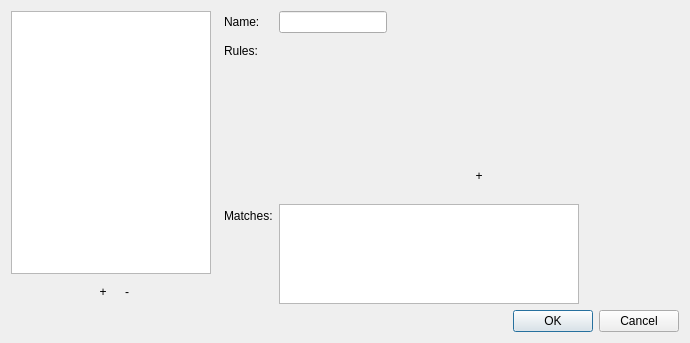
<?xml version="1.0" encoding="UTF-8"?>
<ui version="4.0">
 <class>ViewFilterDialog</class>
 <widget class="QDialog" name="ViewFilterDialog">
  <property name="windowModality">
   <enum>Qt::WindowModal</enum>
  </property>
  <property name="geometry">
   <rect>
    <x>0</x>
    <y>0</y>
    <width>690</width>
    <height>343</height>
   </rect>
  </property>
  <property name="windowTitle">
   <string>View Filters</string>
  </property>
  <layout class="QVBoxLayout">
   <item>
    <layout class="QHBoxLayout" name="horizontalLayout">
     <item>
      <layout class="QVBoxLayout" name="verticalLayout_2">
       <item>
        <widget class="QListWidget" name="filterList">
         <property name="sizePolicy">
          <sizepolicy hsizetype="Fixed" vsizetype="Expanding">
           <horstretch>0</horstretch>
           <verstretch>0</verstretch>
          </sizepolicy>
         </property>
         <property name="maximumSize">
          <size>
           <width>200</width>
           <height>16777215</height>
          </size>
         </property>
        </widget>
       </item>
       <item>
        <layout class="QHBoxLayout" name="horizontalLayout_2">
         <property name="spacing">
          <number>0</number>
         </property>
         <item>
          <spacer name="horizontalSpacer_2">
           <property name="orientation">
            <enum>Qt::Horizontal</enum>
           </property>
           <property name="sizeType">
            <enum>QSizePolicy::Expanding</enum>
           </property>
           <property name="sizeHint" stdset="0">
            <size>
             <width>20</width>
             <height>0</height>
            </size>
           </property>
          </spacer>
         </item>
         <item>
          <widget class="QToolButton" name="addFilterButton">
           <property name="minimumSize">
            <size>
             <width>24</width>
             <height>24</height>
            </size>
           </property>
           <property name="maximumSize">
            <size>
             <width>24</width>
             <height>24</height>
            </size>
           </property>
           <property name="toolTip">
            <string>Add Filter</string>
           </property>
           <property name="text">
            <string>+</string>
           </property>
           <property name="autoRaise">
            <bool>true</bool>
           </property>
          </widget>
         </item>
         <item>
          <widget class="QToolButton" name="removeFilterButton">
           <property name="minimumSize">
            <size>
             <width>24</width>
             <height>24</height>
            </size>
           </property>
           <property name="maximumSize">
            <size>
             <width>24</width>
             <height>24</height>
            </size>
           </property>
           <property name="toolTip">
            <string>Remove Filter</string>
           </property>
           <property name="text">
            <string>-</string>
           </property>
           <property name="autoRaise">
            <bool>true</bool>
           </property>
          </widget>
         </item>
         <item>
          <spacer name="horizontalSpacer">
           <property name="orientation">
            <enum>Qt::Horizontal</enum>
           </property>
           <property name="sizeType">
            <enum>QSizePolicy::Expanding</enum>
           </property>
           <property name="sizeHint" stdset="0">
            <size>
             <width>20</width>
             <height>0</height>
            </size>
           </property>
          </spacer>
         </item>
        </layout>
       </item>
      </layout>
     </item>
     <item>
      <layout class="QFormLayout" name="filterWidgetsLayout">
       <property name="fieldGrowthPolicy">
        <enum>QFormLayout::FieldsStayAtSizeHint</enum>
       </property>
       <item row="0" column="0">
        <widget class="QLabel" name="nameLabel">
         <property name="text">
          <string>Name:</string>
         </property>
        </widget>
       </item>
       <item row="0" column="1">
        <widget class="QLineEdit" name="nameLineEdit"/>
       </item>
       <item row="1" column="0">
        <widget class="QLabel" name="rulesLabel">
         <property name="text">
          <string>Rules:</string>
         </property>
        </widget>
       </item>
       <item row="1" column="1">
        <layout class="QVBoxLayout" name="verticalLayout_3">
         <item>
          <widget class="QFrame" name="frame">
           <property name="sizePolicy">
            <sizepolicy hsizetype="Fixed" vsizetype="MinimumExpanding">
             <horstretch>0</horstretch>
             <verstretch>0</verstretch>
            </sizepolicy>
           </property>
           <property name="minimumSize">
            <size>
             <width>400</width>
             <height>100</height>
            </size>
           </property>
           <property name="maximumSize">
            <size>
             <width>400</width>
             <height>200</height>
            </size>
           </property>
           <property name="frameShape">
            <enum>QFrame::NoFrame</enum>
           </property>
           <property name="frameShadow">
            <enum>QFrame::Raised</enum>
           </property>
           <layout class="QVBoxLayout" name="verticalLayout">
            <property name="spacing">
             <number>0</number>
            </property>
            <property name="leftMargin">
             <number>0</number>
            </property>
            <property name="topMargin">
             <number>0</number>
            </property>
            <property name="rightMargin">
             <number>0</number>
            </property>
            <property name="bottomMargin">
             <number>0</number>
            </property>
            <item>
             <widget class="QScrollArea" name="scrollArea">
              <property name="sizePolicy">
               <sizepolicy hsizetype="Preferred" vsizetype="MinimumExpanding">
                <horstretch>0</horstretch>
                <verstretch>0</verstretch>
               </sizepolicy>
              </property>
              <property name="frameShape">
               <enum>QFrame::NoFrame</enum>
              </property>
              <widget class="QWidget" name="scrollAreaWidgetContents">
               <property name="geometry">
                <rect>
                 <x>0</x>
                 <y>0</y>
                 <width>396</width>
                 <height>76</height>
                </rect>
               </property>
               <property name="sizePolicy">
                <sizepolicy hsizetype="Preferred" vsizetype="Minimum">
                 <horstretch>0</horstretch>
                 <verstretch>0</verstretch>
                </sizepolicy>
               </property>
               <layout class="QVBoxLayout" name="verticalLayout_5">
                <property name="sizeConstraint">
                 <enum>QLayout::SetFixedSize</enum>
                </property>
                <property name="leftMargin">
                 <number>0</number>
                </property>
                <property name="topMargin">
                 <number>0</number>
                </property>
                <property name="rightMargin">
                 <number>0</number>
                </property>
                <property name="bottomMargin">
                 <number>0</number>
                </property>
                <item>
                 <layout class="QVBoxLayout" name="filterRuleLayout">
                  <property name="spacing">
                   <number>0</number>
                  </property>
                  <property name="sizeConstraint">
                   <enum>QLayout::SetFixedSize</enum>
                  </property>
                 </layout>
                </item>
               </layout>
              </widget>
             </widget>
            </item>
           </layout>
          </widget>
         </item>
         <item>
          <layout class="QHBoxLayout" name="horizontalLayout_3">
           <property name="bottomMargin">
            <number>10</number>
           </property>
           <item>
            <widget class="QToolButton" name="addRuleButton">
             <property name="minimumSize">
              <size>
               <width>24</width>
               <height>24</height>
              </size>
             </property>
             <property name="maximumSize">
              <size>
               <width>24</width>
               <height>24</height>
              </size>
             </property>
             <property name="toolTip">
              <string>Add Rule</string>
             </property>
             <property name="text">
              <string>+</string>
             </property>
             <property name="autoRaise">
              <bool>true</bool>
             </property>
            </widget>
           </item>
          </layout>
         </item>
        </layout>
       </item>
       <item row="2" column="0">
        <widget class="QLabel" name="matchesLabel">
         <property name="text">
          <string>Matches:</string>
         </property>
        </widget>
       </item>
       <item row="2" column="1">
        <widget class="QListWidget" name="matchesList">
         <property name="sizePolicy">
          <sizepolicy hsizetype="MinimumExpanding" vsizetype="Expanding">
           <horstretch>0</horstretch>
           <verstretch>0</verstretch>
          </sizepolicy>
         </property>
         <property name="minimumSize">
          <size>
           <width>300</width>
           <height>0</height>
          </size>
         </property>
         <property name="maximumSize">
          <size>
           <width>16777215</width>
           <height>100</height>
          </size>
         </property>
         <property name="selectionMode">
          <enum>QAbstractItemView::NoSelection</enum>
         </property>
        </widget>
       </item>
      </layout>
     </item>
    </layout>
   </item>
   <item>
    <widget class="QDialogButtonBox" name="buttonBox">
     <property name="orientation">
      <enum>Qt::Horizontal</enum>
     </property>
     <property name="standardButtons">
      <set>QDialogButtonBox::Cancel|QDialogButtonBox::Ok</set>
     </property>
    </widget>
   </item>
  </layout>
 </widget>
 <resources/>
 <connections/>
</ui>
